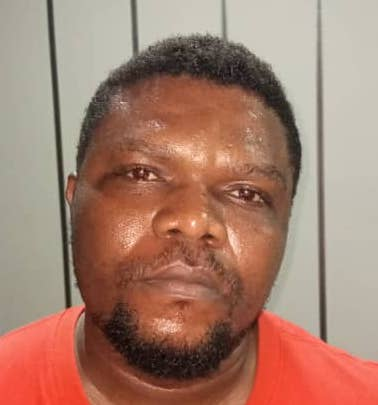
#> input picture captured-images/capture3a.jpeg, 378 x 405 px, found by its file name
$ python feature-representation.py
#> lines starting #> are read from the running program, lines starting #| are printed output that depends on the picture
import cv2

# Load pre-trained face detector (Haar cascade)
face_cascade = cv2.CascadeClassifier('/usr/local/Cellar/opencv/4.9.0_7/share/opencv4/haarcascades/haarcascade_frontalface_default.xml')

# Load an image
image = cv2.imread('/Users/darl/captured-images/capture3a.jpeg')
#> image is the input picture: shape (405, 378, 3); mean B, G, R 109.3, 126, 165.4

# Convert the image to grayscale
gray = cv2.cvtColor(image, cv2.COLOR_BGR2GRAY)
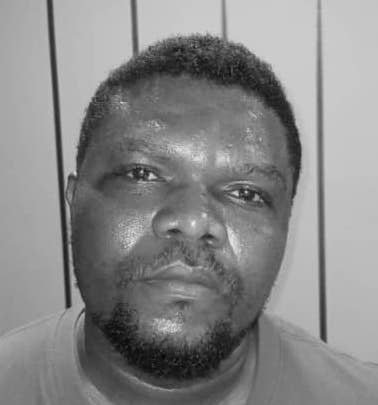
#> gray: shape (405, 378); min 4, max 239, mean 135.9

# Detect faces in the image
faces = face_cascade.detectMultiScale(gray, scaleFactor=1.1, minNeighbors=5, minSize=(30, 30))
#> faces = [[70, 97, 242, 242]]

# Store feature vectors in a list
feature_vectors = []

# Perform feature representation for each detected facez
for (x, y, w, h) in faces:
    face_roi = gray[y:y+h, x:x+w]
    resized_face = cv2.resize(face_roi, (100, 100))
    feature_vector = resized_face.flatten()
    feature_vectors.append(feature_vector)
#> this loop made 1 pass
#> pass 1, `face_roi = gray[y:y+h, x:x+w]`:
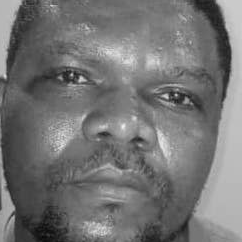
#> face_roi: shape (242, 242); min 6, max 239, mean 115.7
#> pass 1, `resized_face = cv2.resize(face_roi, (100, 100))`:
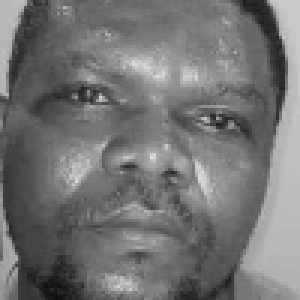
#> resized_face: shape (100, 100) (shown 3 times larger); min 14, max 225, mean 115.6
#> after the loop, feature_vectors = 1 item

# Display feature vectors in the console
for i, feature_vector in enumerate(feature_vectors):
    print(f"Feature vector for face {i + 3}: {feature_vector}")
#> this loop made 1 pass
#> (printed output is left out)

# Save feature vectors to a file (optional)
with open('feature_vectors.txt', 'w') as f:
    for feature_vector in feature_vectors:
        f.write(f"{feature_vector}\n")

$ run again, with captured-images/capture1a.jpeg copied over captured-images/capture3a.jpeg
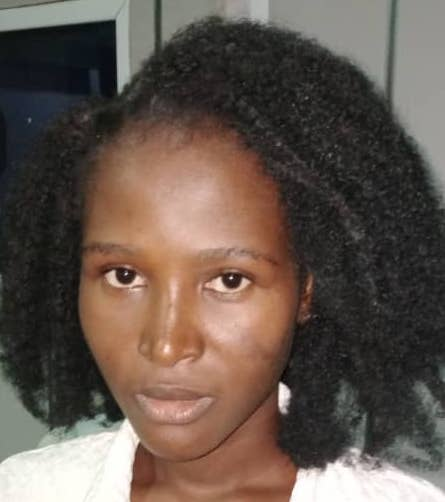
#> input picture captured-images/capture1a.jpeg, 445 x 502 px, found by its file name
#> image is the input picture: shape (502, 445, 3); mean B, G, R 78.1, 87, 100.9
#> `gray = cv2.cvtColor(image, cv2.COLOR_BGR2GRAY)`:
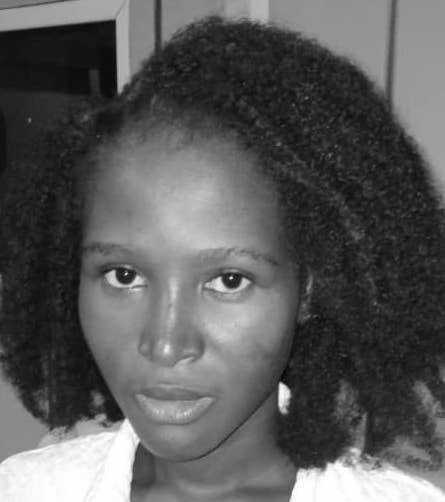
#> gray: shape (502, 445); min 3, max 255, mean 90.2
#> faces = [[54, 181, 240, 240]]
#> the loop `for (x, y, w, h) in faces:` made 1 pass
#> pass 1, `face_roi = gray[y:y+h, x:x+w]`:
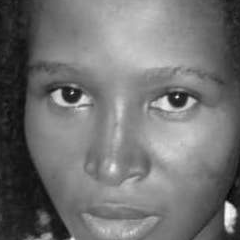
#> face_roi: shape (240, 240); min 3, max 251, mean 114
#> after the loop `for (x, y, w, h) in faces:`: feature_vectors = 1 item
#> the loop `for i, feature_vector in enumerate(feature_vectors):` made 1 pass
#> (printed output is left out)
#> the loop `for feature_vector in feature_vectors:` made 1 pass

$ run again, with captured-images/capture2a.jpeg copied over captured-images/capture3a.jpeg
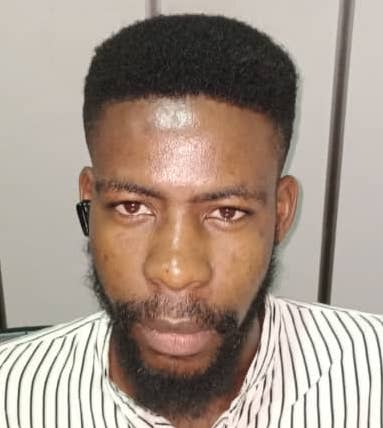
#> input picture captured-images/capture2a.jpeg, 383 x 428 px, found by its file name
#> image is the input picture: shape (428, 383, 3); mean B, G, R 137.3, 149.3, 165.4
#> `gray = cv2.cvtColor(image, cv2.COLOR_BGR2GRAY)`:
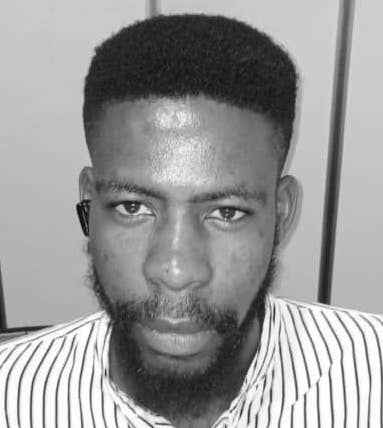
#> gray: shape (428, 383); min 5, max 255, mean 152.7
#> faces = [[70, 125, 218, 218]]
#> the loop `for (x, y, w, h) in faces:` made 1 pass
#> pass 1, `resized_face = cv2.resize(face_roi, (100, 100))`:
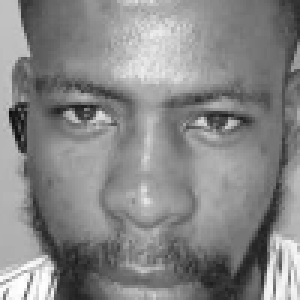
#> resized_face: shape (100, 100) (shown 3 times larger); min 14, max 254, mean 134.7
#> after the loop `for (x, y, w, h) in faces:`: feature_vectors = 1 item
#> the loop `for i, feature_vector in enumerate(feature_vectors):` made 1 pass
#> (printed output is left out)
#> the loop `for feature_vector in feature_vectors:` made 1 pass
